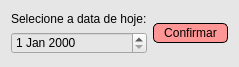
<?xml version="1.0" encoding="UTF-8"?>
<ui version="4.0">
 <class>date_selection</class>
 <widget class="QDialog" name="date_selection">
  <property name="geometry">
   <rect>
    <x>0</x>
    <y>0</y>
    <width>237</width>
    <height>67</height>
   </rect>
  </property>
  <property name="windowTitle">
   <string>Dialog</string>
  </property>
  <property name="windowIcon">
   <iconset resource="resource_file.qrc">
    <normaloff>:/logo cin.png</normaloff>:/logo cin.png</iconset>
  </property>
  <property name="styleSheet">
   <string notr="true">background-color:rgb(230, 230, 230);
color:black;</string>
  </property>
  <layout class="QGridLayout" name="gridLayout">
   <item row="0" column="0">
    <layout class="QVBoxLayout" name="verticalLayout">
     <item>
      <widget class="QLabel" name="label">
       <property name="text">
        <string>Selecione a data de hoje:</string>
       </property>
      </widget>
     </item>
     <item>
      <widget class="QDateEdit" name="dateEdit"/>
     </item>
    </layout>
   </item>
   <item row="0" column="1">
    <widget class="QPushButton" name="pushButton">
     <property name="styleSheet">
      <string notr="true">QPushButton {
    color: rgb(0, 0, 0);
	background-color:rgb(255, 150, 150);
    border: 1px solid black;
    border-radius: 5px;
    padding: 2px 10px;
}

QPushButton:hover {
    background-color: rgb(255, 131, 131);
}

QPushButton:pressed {
    background-color: rgb(255, 131, 131);
}
</string>
     </property>
     <property name="text">
      <string>Confirmar</string>
     </property>
    </widget>
   </item>
  </layout>
 </widget>
 <resources>
  <include location="resource_file.qrc"/>
 </resources>
 <connections/>
</ui>
